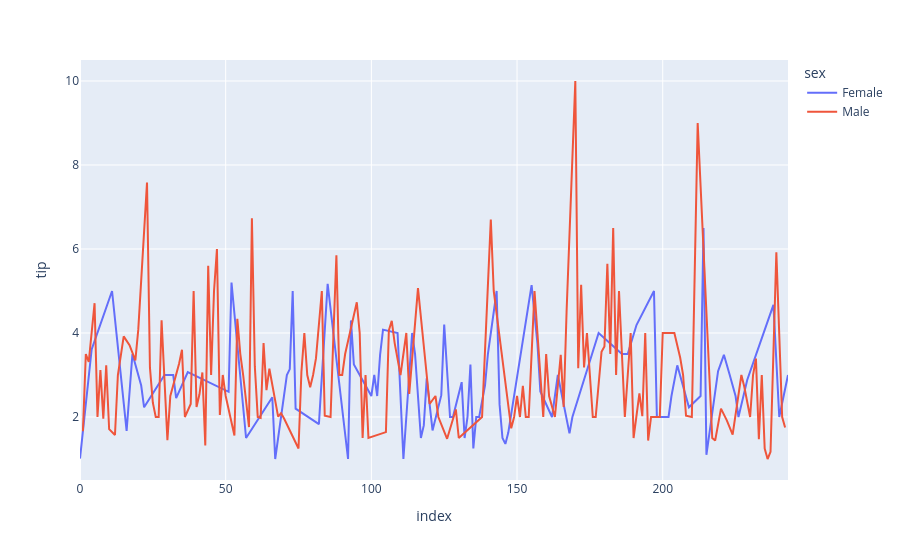

Source (notebook cell):
### Markdown cell above
* Line plot in Plotly is much accessible and illustrious annexation to plotly which manage a variety of types of data and assemble easy-to-style statistic. With px.line each data position is represented as a vertex

### Code cell
import plotly.express as px
import pandas as pd

# reading the database
data = pd.read_csv(r"D:\Rakesh\LogicMojo-AI-ML-June26-rakesh\Data\tips.csv")

# plotting the scatter chart
fig = px.line(data, y='tip', color='sex')

# showing the plot
fig.show()

### Figure 1 — Plotly figure (JSON) as saved in the notebook; plotly's stock layout.template omitted (floating-point values rounded to 4 significant figures; data arrays with more than 128 entries replaced by an {"elided": "..."} marker saying what was removed)
{"data": [{"hovertemplate": "sex=Female<br>index=%{x}<br>tip=%{y}<extra></extra>", "legendgroup": "Female", "line": {"color": "#636efa", "dash": "solid"}, "marker": {"symbol": "circle"}, "mode": "lines", "name": "Female", "orientation": "v", "showlegend": true, "type": "scatter", "x": [0, 4, 11, 14, 16, 18, 21, 22, 29, 32, 33, 37, 51, 52, 57, 66, 67, 71, 72, 73, 74, 82, 85, 92, 93, 94, 100, 101, 102, 103, 104, 109, 111, 114, 115, 117, 118, 119, 121, 124, 125, 127, 128, 131, 132, 133, 134, 135, 136, 137, 139, 140, 143, 144, 145, 146, 147, 155, 157, 158, 162, 164, 168, 169, 178, 186, 188, 191, 197, 198, 201, 202, 203, 205, 209, 213, 214, 215, 219, 221, 223, 225, 226, 229, 238, 240, 243], "xaxis": "x", "y": [1.01, 3.61, 5.0, 3.02, 1.67, 3.5, 2.75, 2.23, 3.0, 3.0, 2.45, 3.07, 2.6, 5.2, 1.5, 2.47, 1.0, 3.0, 3.14, 5.0, 2.2, 1.83, 5.17, 1.0, 4.3, 3.25, 2.5, 3.0, 2.5, 3.48, 4.08, 4.0, 1.0, 4.0, 3.5, 1.5, 1.8, 2.92, 1.68, 2.52, 4.2, 2.0, 2.0, 2.83, 1.5, 2.0, 3.25, 1.25, 2.0, 2.0, 2.75, 3.5, 5.0, 2.3, 1.5, 1.36, 1.63, 5.14, 3.75, 2.61, 2.0, 3.0, 1.61, 2.0, 4.0, 3.5, 3.5, 4.19, 5.0, 2.0, 2.01, 2.0, 2.5, 3.23, 2.23, 2.5, 6.5, 1.1, 3.09, 3.48, 3.0, 2.5, 2.0, 2.88, 4.67, 2.0, 3.0], "yaxis": "y"}, {"hovertemplate": "sex=Male<br>index=%{x}<br>tip=%{y}<extra></extra>", "legendgroup": "Male", "line": {"color": "#EF553B", "dash": "solid"}, "marker": {"symbol": "circle"}, "mode": "lines", "name": "Male", "orientation": "v", "showlegend": true, "type": "scatter", "x": {"elided": "157 int values"}, "xaxis": "x", "y": {"elided": "157 float values"}, "yaxis": "y"}], "layout": {"legend": {"title": {"text": "sex"}, "tracegroupgap": 0}, "margin": {"t": 60}, "xaxis": {"anchor": "y", "domain": [0, 1], "title": {"text": "index"}}, "yaxis": {"anchor": "x", "domain": [0, 1], "title": {"text": "tip"}}}}
